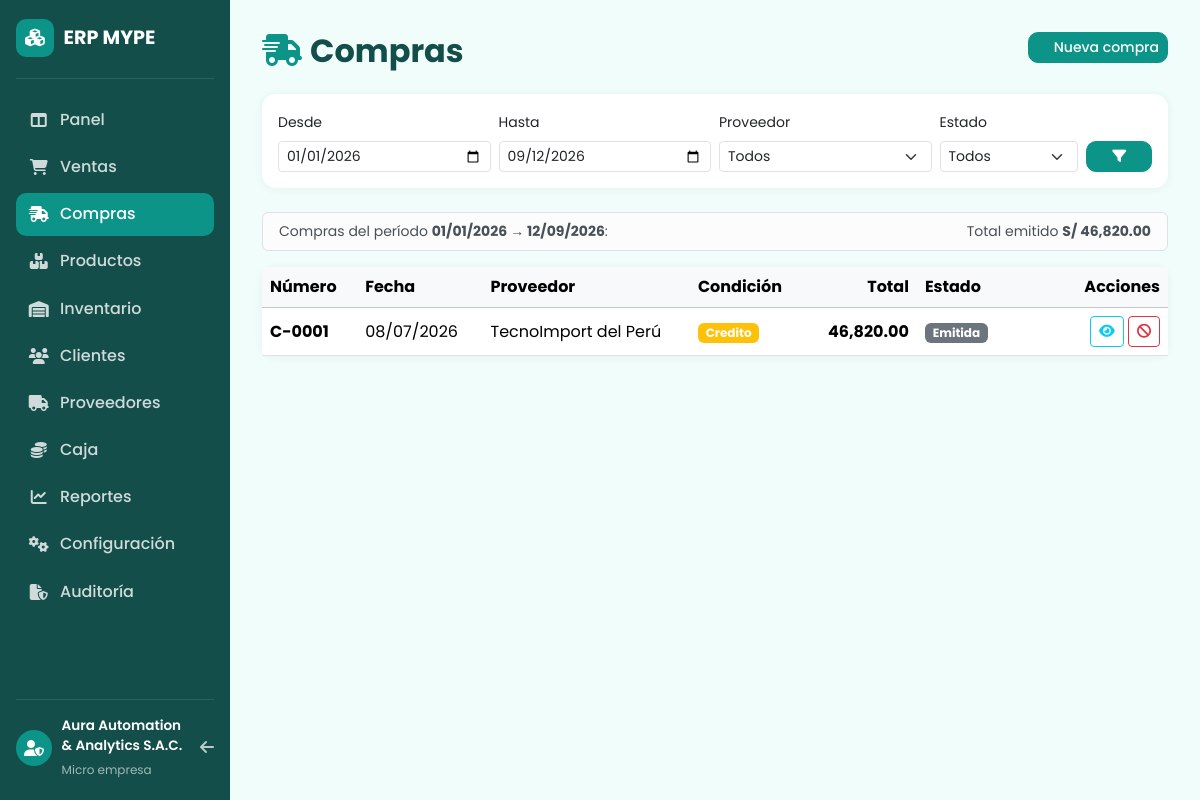
/index.php?vista=compras, run on the app's committed database.
### tables this page shows
CREATE TABLE parametros (
    id          INT AUTO_INCREMENT PRIMARY KEY,
    clave       VARCHAR(40) NOT NULL UNIQUE,
    valor       TEXT NOT NULL,
    descripcion VARCHAR(150) NOT NULL DEFAULT ''
);

CREATE TABLE compras (
    id            INT AUTO_INCREMENT PRIMARY KEY,
    numero        INT NOT NULL UNIQUE,
    fecha         DATE NOT NULL,
    proveedor_id  INT NOT NULL,
    condicion     ENUM('contado','credito') NOT NULL DEFAULT 'contado',
    total         DECIMAL(14,2) NOT NULL DEFAULT 0.00,
    observaciones VARCHAR(255) NOT NULL DEFAULT '',
    estado        ENUM('emitida','anulada') NOT NULL DEFAULT 'emitida',
    fecha_creacion DATETIME NOT NULL DEFAULT CURRENT_TIMESTAMP,
    FOREIGN KEY (proveedor_id) REFERENCES proveedores(id)
);

CREATE TABLE proveedores (
    id            INT AUTO_INCREMENT PRIMARY KEY,
    tipo_doc      ENUM('RUC','DNI') NOT NULL DEFAULT 'RUC',
    ruc_dni       VARCHAR(11) NOT NULL UNIQUE,
    razon_social  VARCHAR(150) NOT NULL,
    direccion     VARCHAR(200) NOT NULL DEFAULT '',
    correo        VARCHAR(120) NOT NULL DEFAULT '',
    telefono      VARCHAR(20) NOT NULL DEFAULT '',
    activo        TINYINT(1) NOT NULL DEFAULT 1,
    fecha_creacion DATETIME NOT NULL DEFAULT CURRENT_TIMESTAMP
);

### vistas/compras.php (the view, shortened to what this page needs)
<?php
[$desde, $hasta] = rangoFechas();
$query = 'SELECT c.*, p.razon_social, p.tipo_doc, p.ruc_dni FROM compras c JOIN proveedores p ON p.id=c.proveedor_id
          WHERE c.fecha BETWEEN :d AND :h';
$params = [':d' => $desde, ':h' => $hasta];
$stmt = $db->prepare($query . ' ORDER BY c.fecha DESC, c.id DESC');
$stmt->execute($params);
$compras = $stmt->fetchAll();
$totEmitidas = array_sum(array_map(fn($c) => $c['estado']==='emitida' ? (float) $c['total'] : 0, $compras));
?>
<h2 class="page-title mb-4">
    <i class="fa-solid fa-truck-fast me-2"></i>Compras
    <button class="btn btn-sm btn-primary float-end" data-bs-toggle="modal" data-bs-target="#modalCompra"><i class="fa-solid fa-plus me-1"></i>Nueva compra</button>
</h2>
<form method="GET" class="card p-3 mb-4">
    <div class="row g-2 align-items-end">
        <div class="col-md-3">
            <label class="form-label small">Desde</label>
            <input type="date" name="desde" class="form-control form-control-sm" value="<?= $desde ?>">
        </div>
        <div class="col-md-3">
            <label class="form-label small">Hasta</label>
            <input type="date" name="hasta" class="form-control form-control-sm" value="<?= $hasta ?>">
        </div>
        <div class="col-md-3">
            <label class="form-label small">Proveedor</label>
            <select name="prov_f" class="form-select form-select-sm">
                <option value="">Todos</option>
            </select>
        </div>
        <div class="col-md-2">
            <label class="form-label small">Estado</label>
            <select name="estado_f" class="form-select form-select-sm">
                <option value="">Todos</option>
            </select>
        </div>
        <div class="col-md-1 d-grid">
            <button class="btn btn-primary btn-sm"><i class="fa-solid fa-filter"></i></button>
        </div>
    </div>
</form>
<div class="alert alert-light border small py-2 d-flex justify-content-between">
    <span>Compras del período <strong><?= formatoFecha($desde) ?> → <?= formatoFecha($hasta) ?></strong>:</span>
    <span>Total emitido <strong><?= formatoMoneda($totEmitidas) ?></strong></span>
</div>
<div class="card">
    <div class="card-body p-0">
        <div class="table-responsive">
            <table class="table table-hover mb-0 align-middle">
                <thead class="table-light">
                    <tr><th>Número</th><th>Fecha</th><th>Proveedor</th><th>Condición</th>
                        <th class="text-end">Total</th><th>Estado</th><th class="text-end" style="width:160px">Acciones</th></tr>
                </thead>
                <tbody>
                <?php foreach ($compras as $c): ?>
                    <tr class="<?= $c['estado']==='anulada' ? 'table-warning text-muted' : '' ?>">
                        <td><strong><?= numeroCompra((int) $c['numero']) ?></strong></td>
                        <td><?= formatoFecha($c['fecha']) ?></td>
                        <td class="text-truncate" style="max-width:180px" title="<?= limpiar($c['razon_social']) ?>"><?= limpiar($c['razon_social']) ?></td>
                        <td><?= badgeEstado($c['condicion']) ?></td>
                        <td class="text-end"><strong><?= number_format($c['total'], 2) ?></strong></td>
                        <td><?= badgeEstado($c['estado']) ?></td>
                        <td class="text-end">
                            <button type="button" class="btn btn-sm btn-outline-info" title="Ver detalle" onclick="verCompra(<?= (int) $c['id'] ?>)"><i class="fa-solid fa-eye"></i></button>
                            <?php if ($c['estado'] !== 'anulada'): ?>
                                <form method="POST" class="d-inline" onsubmit="return confirm('¿Anular la compra <?= numeroCompra((int) $c['numero']) ?>? Se descontará el stock.')">
                                    <button type="submit" class="btn btn-sm btn-outline-danger" title="Anular"><i class="fa-solid fa-ban"></i></button>
                                </form>
                            <?php endif; ?>
                        </td>
                    </tr>
                <?php endforeach; ?>
                </tbody>
            </table>
        </div>
    </div>
</div>

### includes/encabezado.php (shortened to what this page needs)
<?php
require_once __DIR__ . '/../config/db.php';
require_once __DIR__ . '/helpers.php';
$vistaActual = preg_replace('/[^a-z0-9_]/i', '', $_GET['vista'] ?? 'dashboard');
$vistaActual = $vistaActual === '' ? 'dashboard' : $vistaActual;
$nav = [
    'dashboard'     => ['fa-table-columns',        'Panel'],
    'ventas'        => ['fa-cart-shopping',        'Ventas'],
    'compras'       => ['fa-truck-fast',           'Compras'],
    'productos'     => ['fa-boxes-stacked',        'Productos'],
    'inventario'    => ['fa-warehouse',            'Inventario'],
    'clientes'      => ['fa-users',                'Clientes'],
    'proveedores'   => ['fa-truck',                'Proveedores'],
    'caja'          => ['fa-coins',                'Caja'],
    'reportes'      => ['fa-chart-line',           'Reportes'],
    'configuracion' => ['fa-gears',                'Configuración'],
    'auditoria'     => ['fa-file-shield',          'Auditoría'],
];
?>
<!DOCTYPE html>
<html lang="es">
<head>
    <link href="https://cdn.jsdelivr.net/npm/bootstrap@5.3.3/dist/css/bootstrap.min.css" rel="stylesheet">
    <link href="https://cdnjs.cloudflare.com/ajax/libs/font-awesome/6.5.1/css/all.min.css" rel="stylesheet">
    <link href="css/estilos.css" rel="stylesheet">
</head>
<body>
<?php if (empty($_GET['sin_shell'])): ?>
<div class="app-shell">
    <aside class="app-sidebar">
        <div class="app-brand">
            <span class="app-logo"><i class="fa-solid fa-cubes"></i></span>
            <span>ERP MYPE</span>
        </div>
        <nav class="app-nav">
            <?php foreach ($nav as $clave => [$icono, $label]): ?>
                <a class="app-link <?= $vistaActual === $clave ? 'active' : '' ?>"
                   href="index.php?vista=<?= $clave ?>"><i class="fa-solid <?= $icono ?>"></i><?= $label ?></a>
            <?php endforeach; ?>
        </nav>
        <div class="app-user">
            <div class="app-avatar"><i class="fa-solid fa-user-shield"></i></div>
            <div>
                <span class="app-user-name"><?= limpiar(nombreEmpresa($db)) ?></span>
                <span class="app-user-rol">Micro empresa</span>
            </div>
            <a href="../" class="app-logout" title="Volver al ERP"><i class="fa-solid fa-arrow-left"></i></a>
        </div>
    </aside>
    <main class="app-main">
<?php endif; ?>

### includes/helpers.php (shortened to what this page needs)
<?php
function limpiar(?string $valor): string
{
    return htmlspecialchars((string) ($valor ?? ''), ENT_QUOTES, 'UTF-8');
}
function formatoMoneda(float $monto): string
{
    return 'S/ ' . number_format($monto, 2, '.', ',');
}
function formatoFecha(?string $fecha): string
{
    $dt = DateTime::createFromFormat('Y-m-d', $fecha);
    return $dt ? $dt->format('d/m/Y') : $fecha;
}
function badgeEstado(string $estado): string
{
    $map = [
        'emitido'   => 'success',
        'anulado'   => 'warning',
        'activo'    => 'success',
        'inactivo'  => 'secondary',
        'entrada'   => 'info',
        'salida'    => 'danger',
        'ajuste'    => 'secondary',
        'ingreso'   => 'success',
        'egreso'    => 'danger',
        'contado'   => 'primary',
        'credito'   => 'warning',
        'ok'        => 'success',
        'bajo'      => 'warning',
        'agotado'   => 'danger',
        'servicio'  => 'info',
    ];
    return '<span class="badge bg-' . ($map[$estado] ?? 'secondary') . '">' . ucfirst(limpiar($estado)) . '</span>';
}
function parametro(PDO $db, string $clave, string $def = ''): string
{
    static $cache = [];
    if (!isset($cache[$clave])) {
        $stmt = $db->prepare('SELECT valor FROM parametros WHERE clave = ?');
        $stmt->execute([$clave]);
        $v = $stmt->fetchColumn();
        $cache[$clave] = $v === false ? $def : (string) $v;
    }
    return $cache[$clave];
}
function nombreEmpresa(PDO $db): string
{
    return parametro($db, 'EMPRESA_NOMBRE', 'Mi Micro Empresa S.A.C.');
}
function numeroCompra(int $n): string
{
    return sprintf('C-%04d', $n);
}
function rangoFechas(): array
{
    $desde = $_GET['desde'] ?? '';
    $hasta = $_GET['hasta'] ?? '';
    if (!preg_match('/^\d{4}-\d{2}-\d{2}$/', (string) $desde)) $desde = date('Y-01-01');
    if (!preg_match('/^\d{4}-\d{2}-\d{2}$/', (string) $hasta)) $hasta = date('Y-m-d');
    return [$desde, $hasta];
}

### css/estilos.css (style rules this page uses)
:root { --teal: #0d9488; --teal-dark: #0f766e; --teal-light: #99f6e4; --bg: #f0fdfa; --ink: #134e4a; --muted: #64748b; --card: #ffffff; --sidebar: #134e4a; }
* { font-family: 'Poppins', system-ui, sans-serif; }
body { background: var(--bg); color: var(--ink); margin: 0; }
.app-shell { display: flex; min-height: 100vh; }
.app-sidebar { width: 230px; flex-shrink: 0; background: var(--sidebar); color: #fff; display: flex; flex-direction: column; position: sticky; top: 0; height: 100vh; padding: 1.2rem 1rem; }
.app-brand { display: flex; align-items: center; gap: 0.6rem; font-weight: 700; font-size: 1.2rem; padding-bottom: 1.3rem; border-bottom: 1px solid rgba(255, 255, 255, 0.1); margin-bottom: 1.2rem; }
.app-logo { width: 38px; height: 38px; border-radius: 10px; background: var(--teal); display: inline-flex; align-items: center; justify-content: center; font-size: 1.1rem; flex-shrink: 0; }
.app-nav { flex: 1; display: flex; flex-direction: column; gap: 0.25rem; }
.app-link { display: flex; align-items: center; gap: 0.7rem; color: rgba(255, 255, 255, 0.8); text-decoration: none; padding: 0.6rem 0.8rem; border-radius: 10px; font-weight: 500; transition: background 0.15s ease; }
.app-link i { width: 20px; text-align: center; }
.app-link.active { color: #fff; background: var(--teal); }
.app-user { display: flex; align-items: center; gap: 0.6rem; padding-top: 1rem; border-top: 1px solid rgba(255, 255, 255, 0.1); }
.app-avatar { width: 36px; height: 36px; border-radius: 50%; background: var(--teal); display: flex; align-items: center; justify-content: center; flex-shrink: 0; }
.app-user-name { display: block; font-size: 0.85rem; font-weight: 600; }
.app-user-rol { font-size: 0.75rem; color: rgba(255, 255, 255, 0.6); }
.app-logout { margin-left: auto; color: rgba(255, 255, 255, 0.7); }
.app-main { flex: 1; padding: 2rem; min-width: 0; }
.page-title { font-weight: 700; color: var(--ink); }
.page-title i { color: var(--teal); }
.card { border: none; border-radius: 14px; box-shadow: 0 1px 8px rgba(15, 118, 110, 0.07); }
.btn-primary { background: var(--teal); border-color: var(--teal); font-weight: 500; border-radius: 10px; }

### data on the page
parametros: valor "Aura Automation & Analytics S.A.C."
compras: formatoMoneda($totEmitidas) "S/ 46,820.00", numero "C-0001", fecha "08/07/2026", proveedor.razon_social "TecnoImport del Perú", condicion "Credito Emitida", total "46,820.00"

### other printed values
$label "Panel"
$label "Ventas"
$label "Compras"
$label "Productos"
$label "Inventario"
$label "Clientes"
$label "Proveedores"
$label "Caja"
$label "Reportes"
$label "Configuración"
$label "Auditoría"
formatoFecha($desde) "01/01/2026"
formatoFecha($hasta) "12/09/2026"
